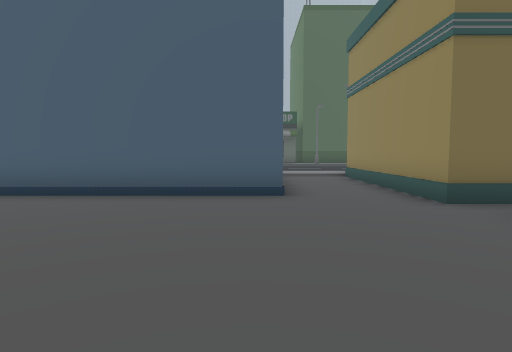
[1] (above)

24 first-person views from a walk through a Unity game level. The camera is 1.5 m above the floor, tilts 4° down and sees 75° across. The floor is counted in squares, 2 m on a side. Each view is taken from the middle of a square. On the plan, view 1 faces up. The plan holds only what a view shows up to about 11 squares ahead; the rest is blank. The place goes on beyond the plan. The player character is not drawn. Some surface patterns are stand-ins.

[2]
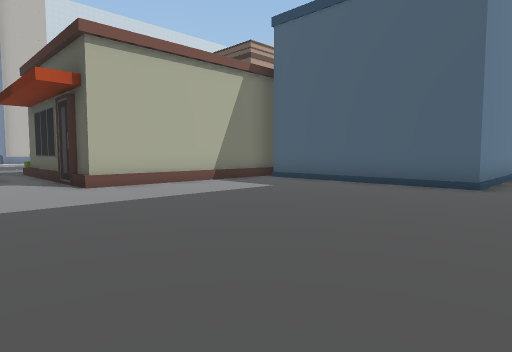

[3]
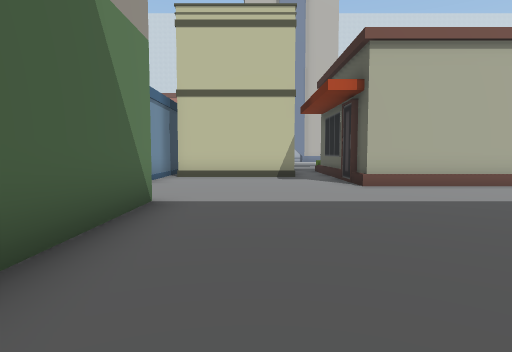

[4]
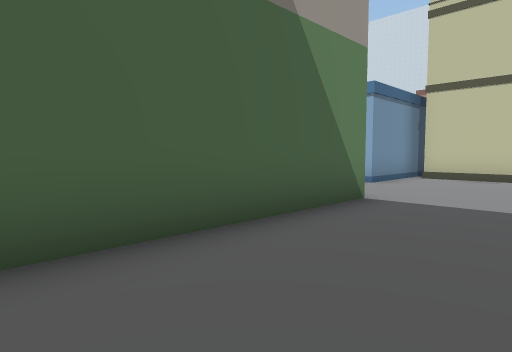

[5]
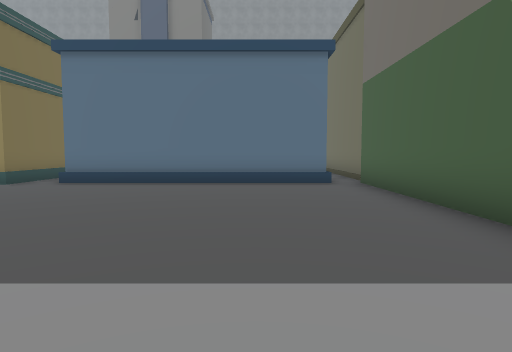

[6]
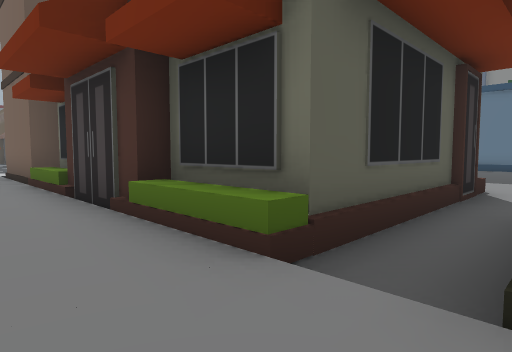

[7]
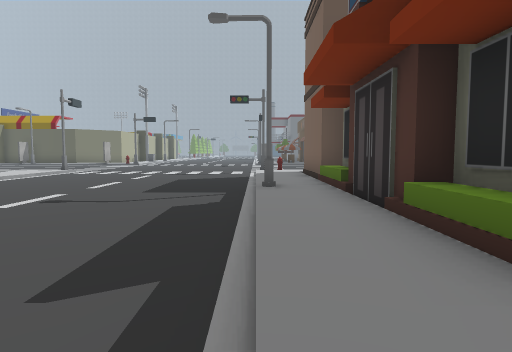

[8]
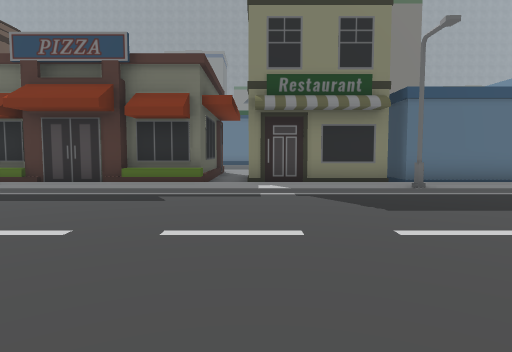

[9]
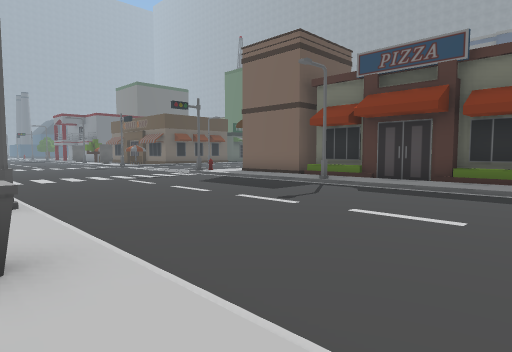

[10]
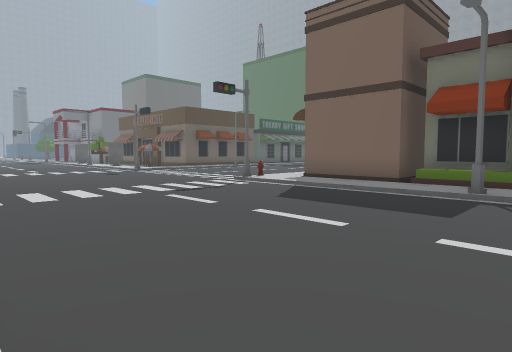

[11]
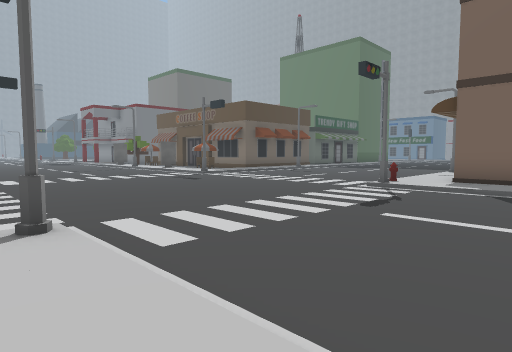

[12]
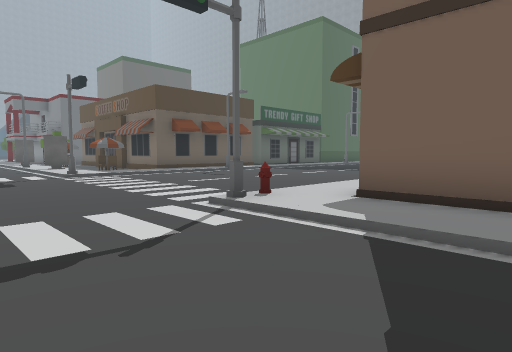

[13]
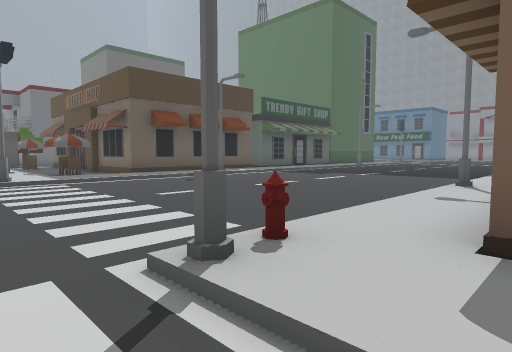

[14]
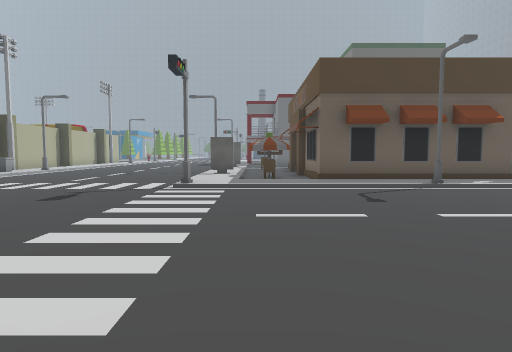

[15]
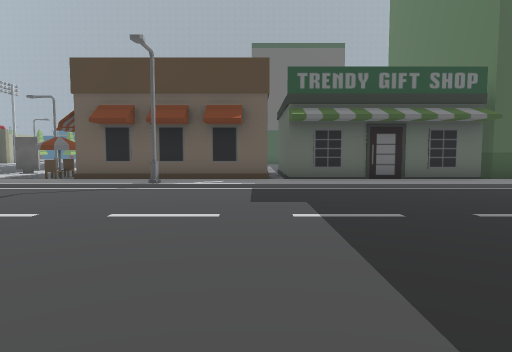

[16]
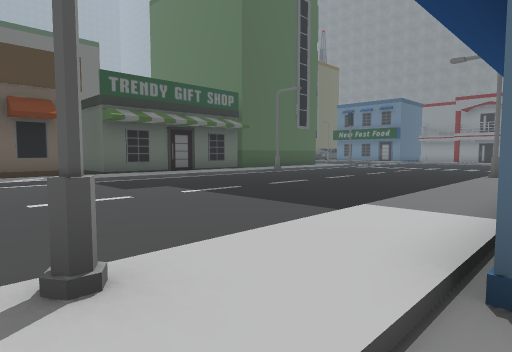

[17]
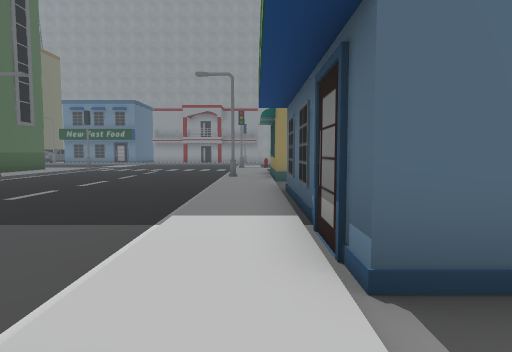

[18]
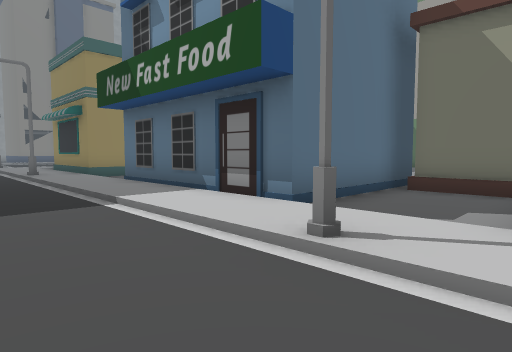

[19]
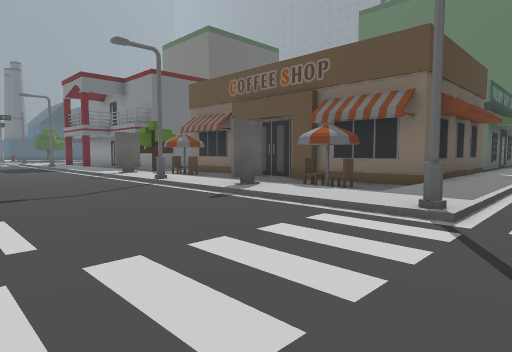

[20]
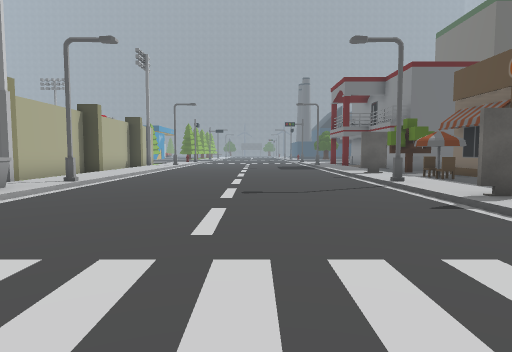

[21]
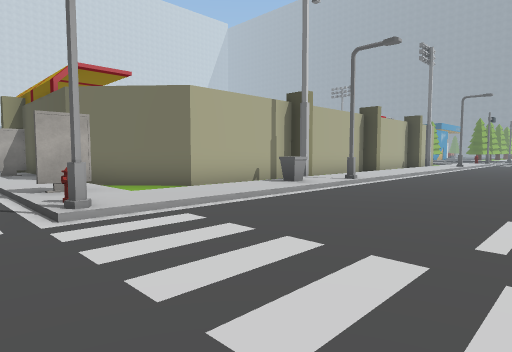

[22]
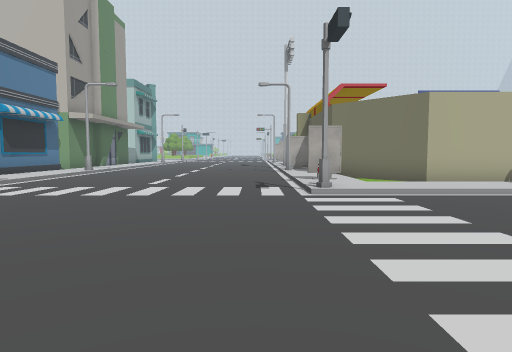

[23]
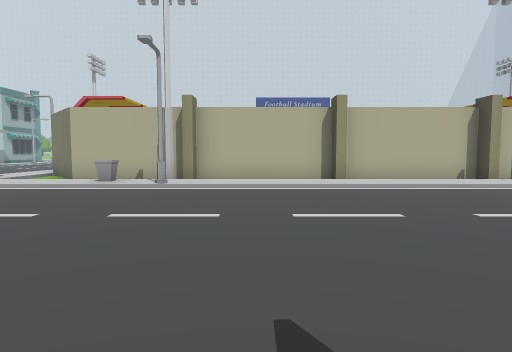

[24]
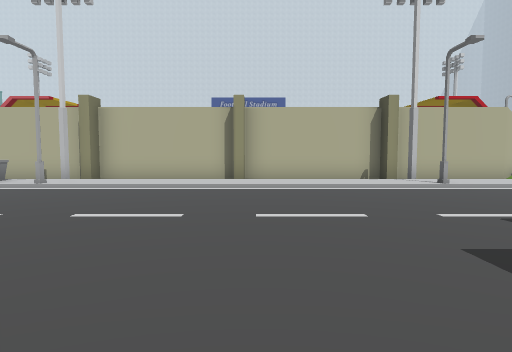

### Floor plan
Key: @ floor where view 1 was taken; # wall or solid block; . main floor; : floor 0.25 m higher than the main floor; / step, stairs or slope; B building; S streetlight; H hydrant; C chair; O other object.
Columns run from 25 left of view 1 to 5 right of it. Each row starts with its distance up from view 1.
 35    #:/...
 34   # :/.....
 33   # :/......
 32   # :/....../
 31   # :/....../:
 30   ##:/....../
 29   # :/....../O .#
 28   # :/....../:C.#
 27   # :/....../:..#
 26   ##:S......S:..#
 25   # :/....../:..#
 24   # O/....../:..#
 23   # :/....../O..#
 22  ##.:/....../:C.#     #     B
 21  #..:/....../:..############B
 20 :::O:/....../::::::::::::::::
 19 ////H/......#/////S/////////O/
 18 ..............................
 17 ..............................
 16 ..............................
 15 ..............................
 14 ..............................
 13 ...............................
 12 /////#....../H////S/////////S//
 11 ::: :/....../:::::::::::::::::
 10 ##  :/....../:#   ..BBBBBB..##
  9     :/....../:#   ..B    B..#
  8     :/....../:#   ..B    B..#
  7      /....../:BB  BBB    B..#
  6      /....../:B    BB#BBBB..#
  5      S......S:B    B........###
  4      /....../:B    B........//
  3     O/....../:B    B......../B
  2     :/....../:B    B......../B
  1     :/....../:BBBBBB......../B
  0     :/....../:...........@../B
 -1      /....../:B B.........../B
 -2       ....../:B B.........../B
 -3        ...../:B B.........../B
 -4         ..../:B B.....BBBBBBB##
 -5           ..S:######.

Where each view was taken, in squares from view 1:
view 1: 0 up, 0 right, facing up
view 2: 2 down, 2 right, facing up-left
view 3: 2 down, 2 right, facing left
view 4: 1 down, 2 right, facing down-left
view 5: 1 down, 5 left, facing right
view 6: 1 down, 13 left, facing up-right
view 7: 1 down, 13 left, facing up
view 8: 1 down, 20 left, facing right
view 9: 0 up, 21 left, facing up-right
view 10: 4 up, 20 left, facing up-right
view 11: 8 up, 21 left, facing up-right
view 12: 8 up, 16 left, facing up-right
view 13: 10 up, 14 left, facing up-right
view 14: 11 up, 11 left, facing up
view 15: 11 up, 4 left, facing up
view 16: 10 up, 7 left, facing up-right
view 17: 11 up, 7 left, facing right
view 18: 14 up, 8 left, facing down-right
view 19: 18 up, 17 left, facing up-right
view 20: 18 up, 16 left, facing up
view 21: 18 up, 16 left, facing up-left
view 22: 18 up, 14 left, facing left
view 23: 28 up, 12 left, facing left
view 24: 31 up, 12 left, facing left
